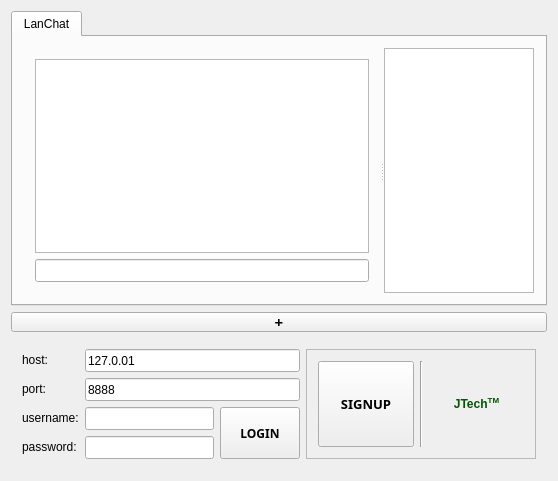
<?xml version="1.0" encoding="UTF-8"?>
<ui version="4.0">
 <class>LanChatClient</class>
 <widget class="QWidget" name="LanChatClient">
  <property name="geometry">
   <rect>
    <x>0</x>
    <y>0</y>
    <width>558</width>
    <height>466</height>
   </rect>
  </property>
  <property name="windowTitle">
   <string>LanChatClient</string>
  </property>
  <layout class="QVBoxLayout" name="verticalLayout_4">
   <item>
    <layout class="QVBoxLayout" name="verticalLayout_3">
     <item>
      <widget class="QTabWidget" name="tabWidget">
       <property name="currentIndex">
        <number>0</number>
       </property>
       <widget class="QWidget" name="tab">
        <attribute name="title">
         <string>LanChat</string>
        </attribute>
        <layout class="QHBoxLayout" name="horizontalLayout_2">
         <item>
          <widget class="QSplitter" name="splitter">
           <property name="orientation">
            <enum>Qt::Horizontal</enum>
           </property>
           <widget class="QWidget" name="layoutWidget">
            <layout class="QVBoxLayout" name="verticalLayout">
             <item>
              <widget class="QTextEdit" name="msgTextEdit">
               <property name="minimumSize">
                <size>
                 <width>254</width>
                 <height>192</height>
                </size>
               </property>
               <property name="focusPolicy">
                <enum>Qt::StrongFocus</enum>
               </property>
              </widget>
             </item>
             <item>
              <widget class="QLineEdit" name="msgLineEdit">
               <property name="minimumSize">
                <size>
                 <width>254</width>
                 <height>23</height>
                </size>
               </property>
              </widget>
             </item>
            </layout>
           </widget>
           <widget class="QListWidget" name="listWidget">
            <property name="minimumSize">
             <size>
              <width>100</width>
              <height>235</height>
             </size>
            </property>
            <property name="maximumSize">
             <size>
              <width>150</width>
              <height>16777215</height>
             </size>
            </property>
           </widget>
          </widget>
         </item>
        </layout>
       </widget>
      </widget>
     </item>
     <item>
      <widget class="QPushButton" name="expandPushButton">
       <property name="maximumSize">
        <size>
         <width>16777215</width>
         <height>20</height>
        </size>
       </property>
       <property name="font">
        <font>
         <family>Ubuntu Mono</family>
         <pointsize>11</pointsize>
         <weight>75</weight>
         <bold>true</bold>
        </font>
       </property>
       <property name="cursor">
        <cursorShape>PointingHandCursor</cursorShape>
       </property>
       <property name="autoFillBackground">
        <bool>false</bool>
       </property>
       <property name="text">
        <string>+</string>
       </property>
      </widget>
     </item>
     <item>
      <widget class="QWidget" name="widget" native="true">
       <layout class="QVBoxLayout" name="verticalLayout_2">
        <item>
         <layout class="QGridLayout" name="gridLayout">
          <item row="0" column="0">
           <widget class="QLabel" name="label">
            <property name="text">
             <string>&lt;html&gt;&lt;head/&gt;&lt;body&gt;&lt;p&gt;&lt;span style=&quot; color:#000000;&quot;&gt;host:&lt;/span&gt;&lt;/p&gt;&lt;/body&gt;&lt;/html&gt;</string>
            </property>
           </widget>
          </item>
          <item row="0" column="1" colspan="5">
           <widget class="QLineEdit" name="hostLineEdit">
            <property name="minimumSize">
             <size>
              <width>215</width>
              <height>23</height>
             </size>
            </property>
            <property name="maximumSize">
             <size>
              <width>357</width>
              <height>23</height>
             </size>
            </property>
            <property name="text">
             <string>127.0.01</string>
            </property>
           </widget>
          </item>
          <item row="1" column="1" colspan="5">
           <widget class="QLineEdit" name="portLineEdit">
            <property name="minimumSize">
             <size>
              <width>215</width>
              <height>23</height>
             </size>
            </property>
            <property name="maximumSize">
             <size>
              <width>357</width>
              <height>23</height>
             </size>
            </property>
            <property name="text">
             <string>8888</string>
            </property>
           </widget>
          </item>
          <item row="1" column="0">
           <widget class="QLabel" name="label_2">
            <property name="text">
             <string>&lt;html&gt;&lt;head/&gt;&lt;body&gt;&lt;p&gt;&lt;span style=&quot; color:#000000;&quot;&gt;port:&lt;/span&gt;&lt;/p&gt;&lt;/body&gt;&lt;/html&gt;</string>
            </property>
           </widget>
          </item>
          <item row="2" column="5" rowspan="2">
           <widget class="QPushButton" name="loginPushButton">
            <property name="sizePolicy">
             <sizepolicy hsizetype="Minimum" vsizetype="Expanding">
              <horstretch>0</horstretch>
              <verstretch>0</verstretch>
             </sizepolicy>
            </property>
            <property name="minimumSize">
             <size>
              <width>80</width>
              <height>50</height>
             </size>
            </property>
            <property name="maximumSize">
             <size>
              <width>80</width>
              <height>52</height>
             </size>
            </property>
            <property name="font">
             <font>
              <family>ori1Uni</family>
              <weight>75</weight>
              <bold>true</bold>
             </font>
            </property>
            <property name="text">
             <string>LOGIN</string>
            </property>
           </widget>
          </item>
          <item row="3" column="0">
           <widget class="QLabel" name="label_4">
            <property name="text">
             <string>&lt;html&gt;&lt;head/&gt;&lt;body&gt;&lt;p&gt;&lt;span style=&quot; color:#000000;&quot;&gt;password:&lt;/span&gt;&lt;/p&gt;&lt;/body&gt;&lt;/html&gt;</string>
            </property>
           </widget>
          </item>
          <item row="2" column="0">
           <widget class="QLabel" name="label_3">
            <property name="text">
             <string>&lt;html&gt;&lt;head/&gt;&lt;body&gt;&lt;p&gt;&lt;span style=&quot; color:#000000;&quot;&gt;username:&lt;/span&gt;&lt;/p&gt;&lt;/body&gt;&lt;/html&gt;</string>
            </property>
           </widget>
          </item>
          <item row="2" column="1" colspan="4">
           <widget class="QLineEdit" name="usernameLineEdit">
            <property name="minimumSize">
             <size>
              <width>128</width>
              <height>23</height>
             </size>
            </property>
            <property name="maximumSize">
             <size>
              <width>271</width>
              <height>23</height>
             </size>
            </property>
           </widget>
          </item>
          <item row="3" column="1" colspan="4">
           <widget class="QLineEdit" name="passwordLineEdit">
            <property name="minimumSize">
             <size>
              <width>128</width>
              <height>23</height>
             </size>
            </property>
            <property name="maximumSize">
             <size>
              <width>271</width>
              <height>23</height>
             </size>
            </property>
           </widget>
          </item>
          <item row="0" column="6" rowspan="4">
           <widget class="QFrame" name="frame">
            <property name="sizePolicy">
             <sizepolicy hsizetype="Expanding" vsizetype="Expanding">
              <horstretch>0</horstretch>
              <verstretch>0</verstretch>
             </sizepolicy>
            </property>
            <property name="frameShape">
             <enum>QFrame::StyledPanel</enum>
            </property>
            <property name="frameShadow">
             <enum>QFrame::Raised</enum>
            </property>
            <layout class="QHBoxLayout" name="horizontalLayout">
             <item>
              <widget class="QPushButton" name="signUpPushButton">
               <property name="sizePolicy">
                <sizepolicy hsizetype="Minimum" vsizetype="Expanding">
                 <horstretch>0</horstretch>
                 <verstretch>0</verstretch>
                </sizepolicy>
               </property>
               <property name="maximumSize">
                <size>
                 <width>96</width>
                 <height>90</height>
                </size>
               </property>
               <property name="font">
                <font>
                 <family>ori1Uni</family>
                 <pointsize>10</pointsize>
                 <weight>75</weight>
                 <bold>true</bold>
                </font>
               </property>
               <property name="text">
                <string>SIGNUP</string>
               </property>
              </widget>
             </item>
             <item>
              <widget class="Line" name="line">
               <property name="orientation">
                <enum>Qt::Vertical</enum>
               </property>
              </widget>
             </item>
             <item>
              <widget class="QLabel" name="label_5">
               <property name="text">
                <string>&lt;html&gt;&lt;head/&gt;&lt;body&gt;&lt;p&gt;&lt;span style=&quot; font-weight:600; color:#005500;&quot;&gt;JTech&lt;/span&gt;&lt;span style=&quot; font-weight:600; color:#005500; vertical-align:super;&quot;&gt;TM&lt;/span&gt;&lt;/p&gt;&lt;/body&gt;&lt;/html&gt;</string>
               </property>
               <property name="alignment">
                <set>Qt::AlignCenter</set>
               </property>
              </widget>
             </item>
            </layout>
           </widget>
          </item>
         </layout>
        </item>
       </layout>
      </widget>
     </item>
    </layout>
   </item>
  </layout>
 </widget>
 <layoutdefault spacing="6" margin="11"/>
 <resources/>
 <connections/>
</ui>
